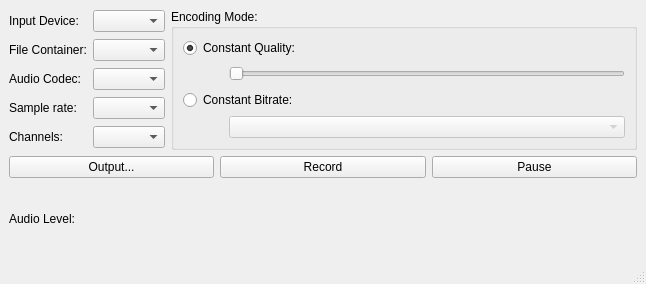
<?xml version="1.0" encoding="UTF-8"?>
<ui version="4.0">
 <class>AudioRecorder</class>
 <widget class="QMainWindow" name="AudioRecorder">
  <property name="geometry">
   <rect>
    <x>0</x>
    <y>0</y>
    <width>646</width>
    <height>284</height>
   </rect>
  </property>
  <property name="windowTitle">
   <string>Qt Multimedia Audio Recorder</string>
  </property>
  <widget class="QWidget" name="centralwidget">
   <layout class="QGridLayout" name="gridLayout_3">
    <item row="4" column="0">
     <widget class="QLabel" name="levelLabel">
      <property name="text">
       <string>Audio Level:</string>
      </property>
     </widget>
    </item>
    <item row="1" column="2">
     <widget class="QGroupBox" name="groupBox">
      <property name="title">
       <string>Encoding Mode:</string>
      </property>
      <layout class="QGridLayout" name="gridLayout">
       <item row="3" column="0">
        <spacer name="horizontalSpacer">
         <property name="orientation">
          <enum>Qt::Orientation::Horizontal</enum>
         </property>
         <property name="sizeType">
          <enum>QSizePolicy::Policy::Fixed</enum>
         </property>
         <property name="sizeHint" stdset="0">
          <size>
           <width>40</width>
           <height>20</height>
          </size>
         </property>
        </spacer>
       </item>
       <item row="0" column="0" colspan="2">
        <widget class="QRadioButton" name="constantQualityRadioButton">
         <property name="text">
          <string>Constant Quality:</string>
         </property>
         <property name="checked">
          <bool>true</bool>
         </property>
        </widget>
       </item>
       <item row="3" column="1">
        <widget class="QComboBox" name="bitrateBox">
         <property name="enabled">
          <bool>false</bool>
         </property>
        </widget>
       </item>
       <item row="1" column="1">
        <widget class="QSlider" name="qualitySlider">
         <property name="orientation">
          <enum>Qt::Orientation::Horizontal</enum>
         </property>
        </widget>
       </item>
       <item row="2" column="0" colspan="2">
        <widget class="QRadioButton" name="constantBitrateRadioButton">
         <property name="text">
          <string>Constant Bitrate:</string>
         </property>
        </widget>
       </item>
       <item row="1" column="0">
        <spacer name="horizontalSpacer_2">
         <property name="orientation">
          <enum>Qt::Orientation::Horizontal</enum>
         </property>
         <property name="sizeType">
          <enum>QSizePolicy::Policy::Fixed</enum>
         </property>
         <property name="sizeHint" stdset="0">
          <size>
           <width>40</width>
           <height>20</height>
          </size>
         </property>
        </spacer>
       </item>
      </layout>
     </widget>
    </item>
    <item row="1" column="0" colspan="2">
     <layout class="QGridLayout" name="gridLayout_2">
      <item row="2" column="0">
       <widget class="QLabel" name="label_2">
        <property name="text">
         <string>Audio Codec:</string>
        </property>
       </widget>
      </item>
      <item row="0" column="0">
       <widget class="QLabel" name="label">
        <property name="text">
         <string>Input Device:</string>
        </property>
       </widget>
      </item>
      <item row="1" column="0">
       <widget class="QLabel" name="label_3">
        <property name="text">
         <string>File Container:</string>
        </property>
       </widget>
      </item>
      <item row="3" column="1">
       <widget class="QComboBox" name="sampleRateBox"/>
      </item>
      <item row="3" column="0">
       <widget class="QLabel" name="label_4">
        <property name="text">
         <string>Sample rate:</string>
        </property>
       </widget>
      </item>
      <item row="0" column="1">
       <widget class="QComboBox" name="audioDeviceBox"/>
      </item>
      <item row="4" column="1">
       <widget class="QComboBox" name="channelsBox"/>
      </item>
      <item row="1" column="1">
       <widget class="QComboBox" name="containerBox"/>
      </item>
      <item row="2" column="1">
       <widget class="QComboBox" name="audioCodecBox"/>
      </item>
      <item row="4" column="0">
       <widget class="QLabel" name="label_5">
        <property name="text">
         <string>Channels:</string>
        </property>
       </widget>
      </item>
     </layout>
    </item>
    <item row="4" column="1" colspan="2">
     <layout class="QVBoxLayout" name="levelsLayout"/>
    </item>
    <item row="2" column="0" colspan="3">
     <layout class="QHBoxLayout" name="horizontalLayout">
      <item>
       <widget class="QPushButton" name="outputButton">
        <property name="enabled">
         <bool>true</bool>
        </property>
        <property name="text">
         <string>Output...</string>
        </property>
       </widget>
      </item>
      <item>
       <widget class="QPushButton" name="recordButton">
        <property name="enabled">
         <bool>true</bool>
        </property>
        <property name="text">
         <string>Record</string>
        </property>
       </widget>
      </item>
      <item>
       <widget class="QPushButton" name="pauseButton">
        <property name="enabled">
         <bool>true</bool>
        </property>
        <property name="text">
         <string>Pause</string>
        </property>
       </widget>
      </item>
     </layout>
    </item>
   </layout>
  </widget>
  <widget class="QStatusBar" name="statusbar"/>
 </widget>
 <resources/>
 <connections>
  <connection>
   <sender>constantQualityRadioButton</sender>
   <signal>toggled(bool)</signal>
   <receiver>qualitySlider</receiver>
   <slot>setEnabled(bool)</slot>
   <hints>
    <hint type="sourcelabel">
     <x>113</x>
     <y>197</y>
    </hint>
    <hint type="destinationlabel">
     <x>115</x>
     <y>223</y>
    </hint>
   </hints>
  </connection>
  <connection>
   <sender>constantBitrateRadioButton</sender>
   <signal>toggled(bool)</signal>
   <receiver>bitrateBox</receiver>
   <slot>setEnabled(bool)</slot>
   <hints>
    <hint type="sourcelabel">
     <x>173</x>
     <y>259</y>
    </hint>
    <hint type="destinationlabel">
     <x>190</x>
     <y>291</y>
    </hint>
   </hints>
  </connection>
  <connection>
   <sender>outputButton</sender>
   <signal>clicked()</signal>
   <receiver>AudioRecorder</receiver>
   <slot>setOutputLocation()</slot>
   <hints>
    <hint type="sourcelabel">
     <x>46</x>
     <y>340</y>
    </hint>
    <hint type="destinationlabel">
     <x>6</x>
     <y>302</y>
    </hint>
   </hints>
  </connection>
  <connection>
   <sender>recordButton</sender>
   <signal>clicked()</signal>
   <receiver>AudioRecorder</receiver>
   <slot>toggleRecord()</slot>
   <hints>
    <hint type="sourcelabel">
     <x>191</x>
     <y>340</y>
    </hint>
    <hint type="destinationlabel">
     <x>113</x>
     <y>317</y>
    </hint>
   </hints>
  </connection>
  <connection>
   <sender>pauseButton</sender>
   <signal>clicked()</signal>
   <receiver>AudioRecorder</receiver>
   <slot>togglePause()</slot>
   <hints>
    <hint type="sourcelabel">
     <x>252</x>
     <y>334</y>
    </hint>
    <hint type="destinationlabel">
     <x>258</x>
     <y>346</y>
    </hint>
   </hints>
  </connection>
 </connections>
 <slots>
  <slot>setOutputLocation()</slot>
  <slot>toggleRecord()</slot>
  <slot>togglePause()</slot>
 </slots>
</ui>
